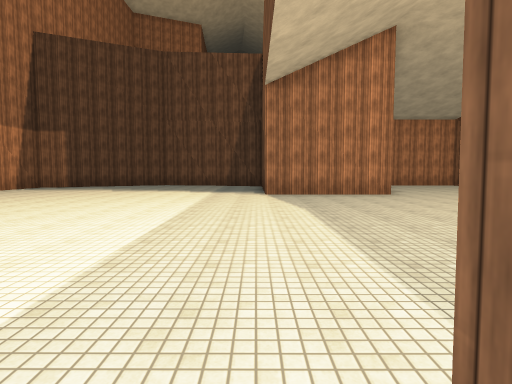
[1] (above)

17 first-person views from a walk through a scene from a Unity 3-D project. The camera is 1.5 m above the floor, tilts 4° down and sees 80° across. The floor is counted in squares, 2 m on a side. Each view is taken from the middle of a square. On the plan, view 1 faces up. The plan holds only what a view shows up to about 10 squares ahead; the rest is blank. The place goes on beyond the plan. The player character is not drawn. Surface patterns are stand-ins for the level's own textures.

[2]
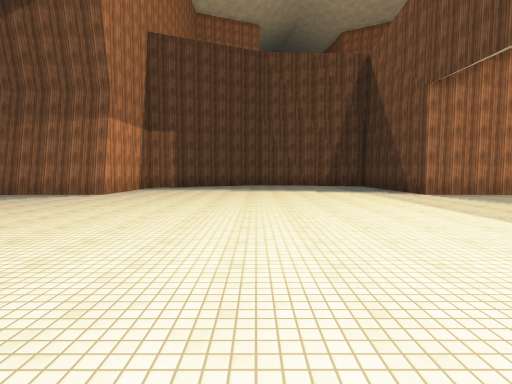

[3]
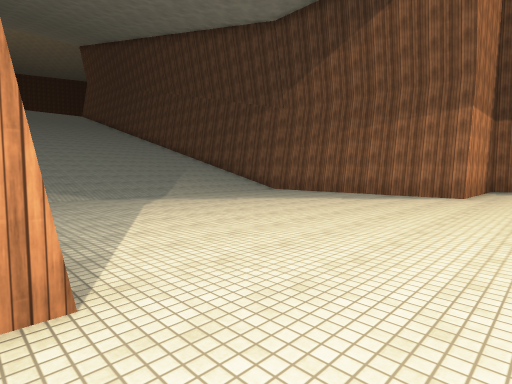

[4]
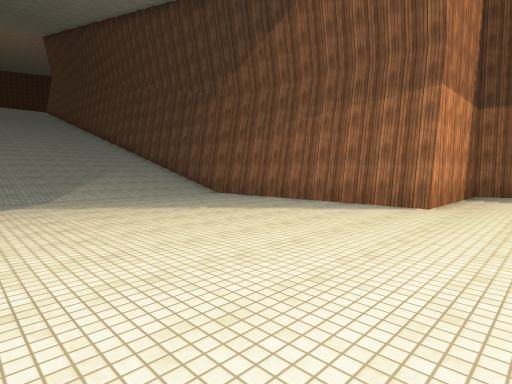

[5]
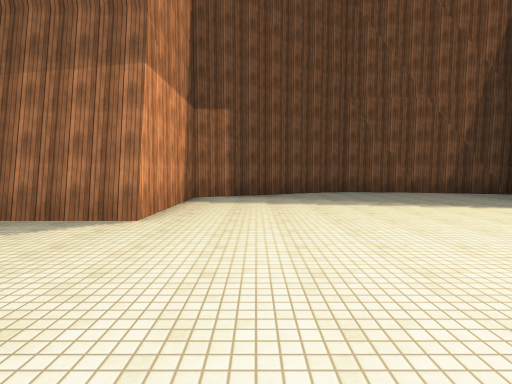

[6]
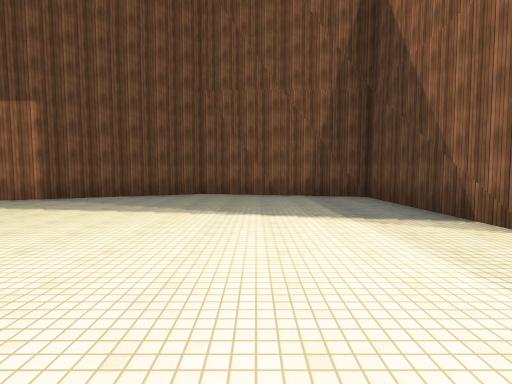

[7]
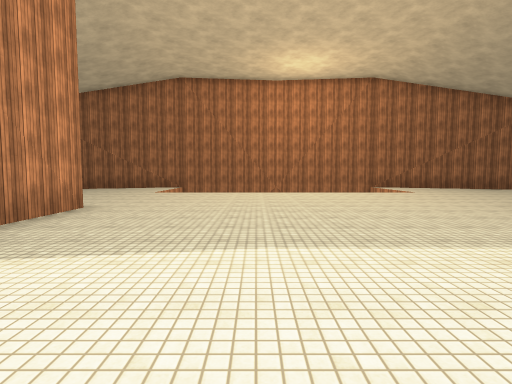

[8]
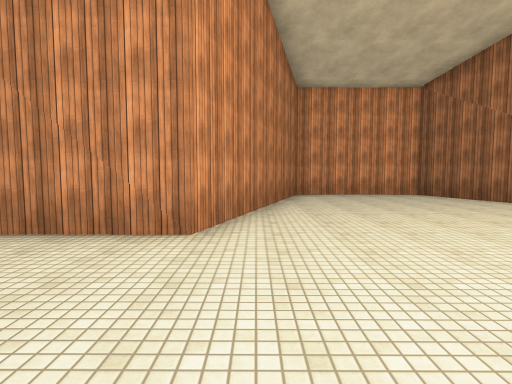

[9]
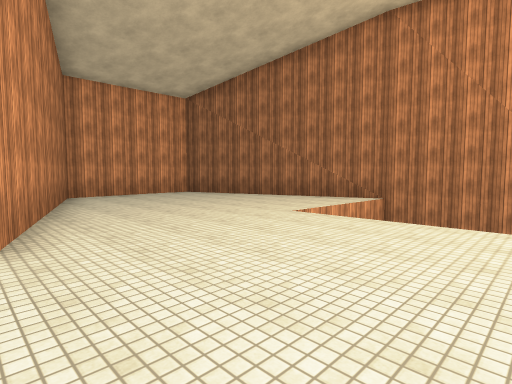

[10]
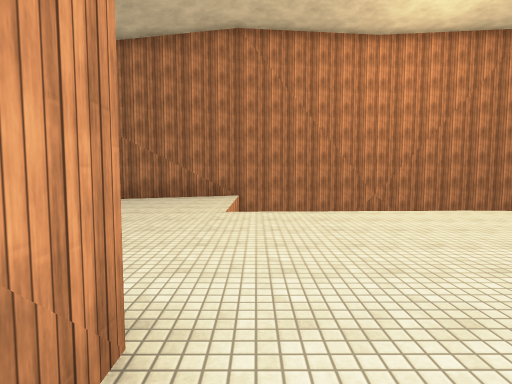

[11]
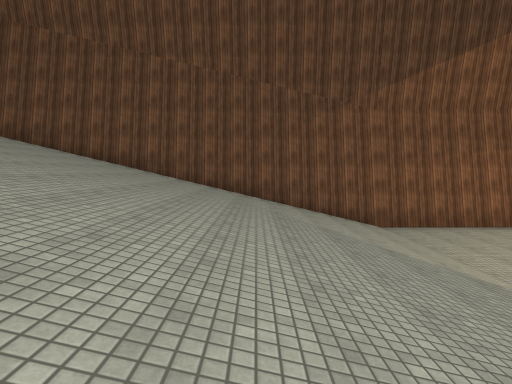

[12]
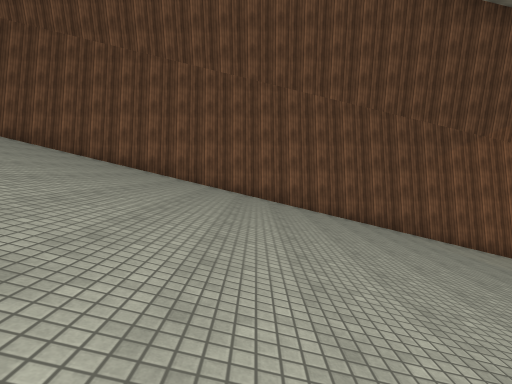

[13]
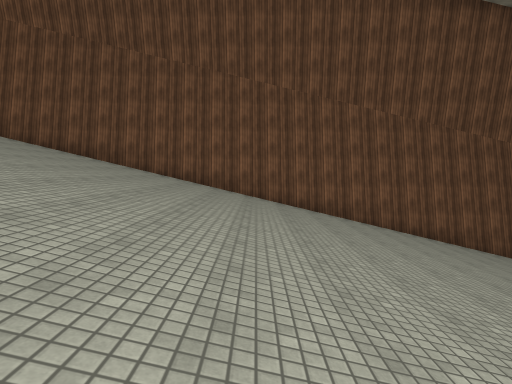

[14]
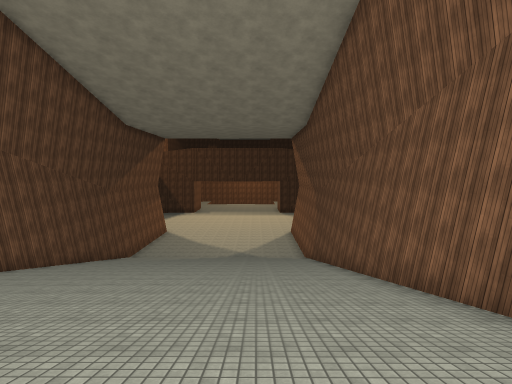

[15]
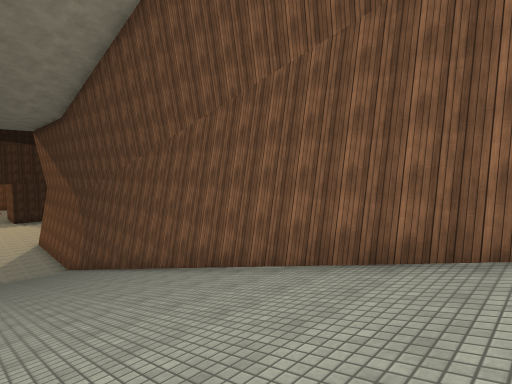

[16]
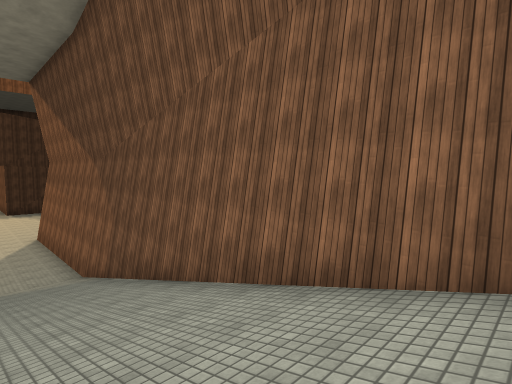

[17]
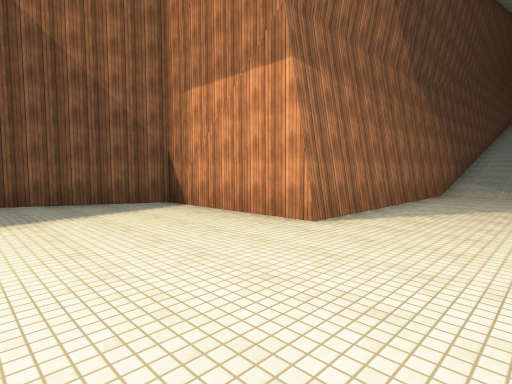

### Floor plan
Key: @ floor where view 1 was taken; # wall or solid block; . floor; / step, stairs or slope; v drop or lower ground.
Columns run from 32 left of view 1 to 13 right of it. Each row starts with its distance up from view 1.
 16                          ########     #####
 15                        ###......##   ##....#
 14                       ##.........#   #.....#
 13                       #..........#   #......#
 12                       #..........#  ##......#
 11                       #..........#  #.......#
 10 #######################..........####........
  9 ////////////////.........................v   v
  8 ////////////////.........................v   v
  7 ////////////////.........................v   v
  6 ////////////////.........................v   v
  5 ////////////////.........................v   v
  4 ////////////////.........................v   v
  3 ////////////////.........................    v
  2 ////////////////.........................    v
  1 ////////////////.............  ...  .....    v
  0 #######################.....    @#   ....
 -1                       #....           ...
 -2                       #....            ..
 -3                       #...
 -4                       ##..
 -5                        ###

Positions as (right, up) in squares from view 1, and headings:
1: (0, 0), facing up
2: (-5, 0), facing up
3: (-8, 0), facing up-left
4: (-8, 3), facing up-left
5: (-8, 5), facing up
6: (-3, 6), facing up
7: (-2, 6), facing right
8: (5, 6), facing up
9: (4, 6), facing up-right
10: (3, 9), facing right
11: (-20, 1), facing up
12: (-24, 1), facing up
13: (-29, 1), facing up
14: (-32, 3), facing right
15: (-32, 4), facing down-right
16: (-26, 3), facing down-right
17: (-6, 3), facing down-left
